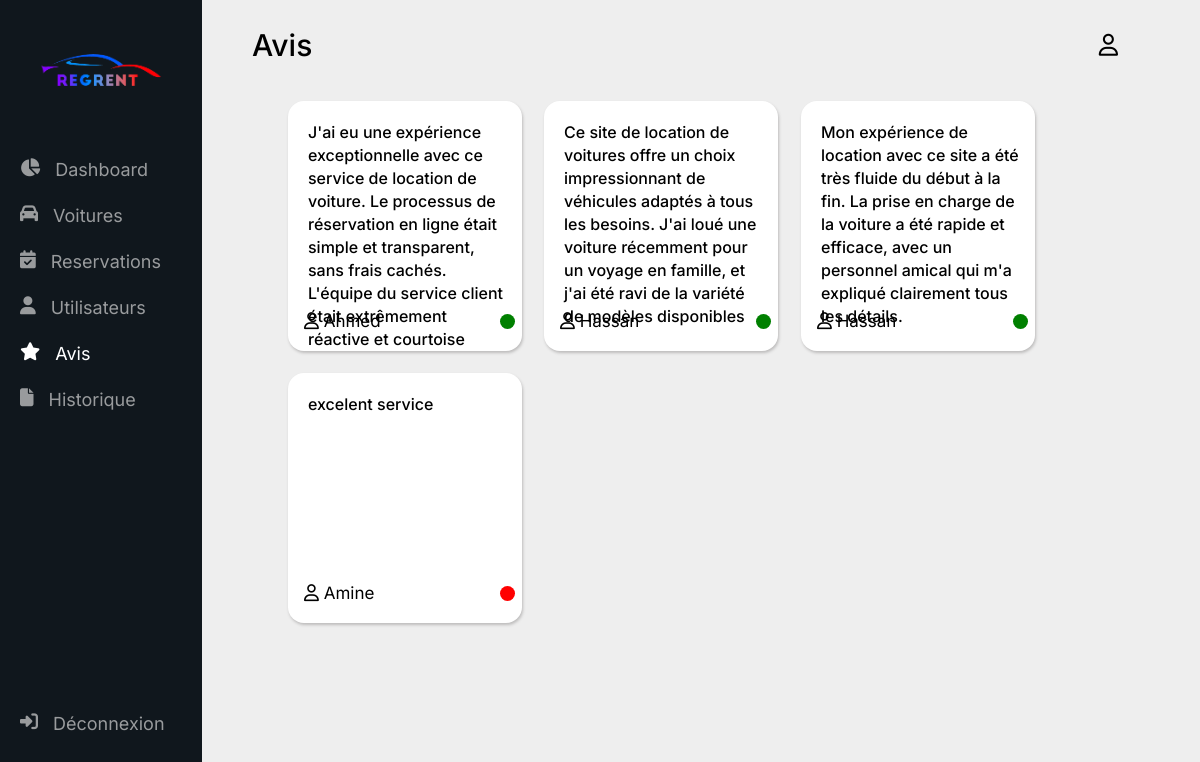
The app's page /reviews/ with its own data.
### base/models.py (models this page shows)
class Review(models.Model):
    client = models.ForeignKey(User, on_delete=models.CASCADE)
    message = models.TextField()
    show = models.BooleanField(default=False)
    created = models.DateField(auto_now_add=True)
    class Meta():
        ordering = ['-created']

### base/views.py (the view, shortened to what this page needs)
# urls.py: path("reviews/", views.reviews, name="reviews"),
def reviews(request):
    shown = Review.objects.filter(show=True)
    not_shown = Review.objects.filter(show=False)
    context = {
        'shown': shown,
        'not_shown': not_shown
    }
    return render(request, 'base/reviews.html', context)

### base/templates/base/reviews.html (shortened to what this page needs)
{% load static %}
<!DOCTYPE html>
<html lang="en">
<head>
    <link rel="stylesheet" href="{% static 'style/style.css' %}">
    <link rel="stylesheet" href="https://cdnjs.cloudflare.com/ajax/libs/font-awesome/6.5.1/css/all.min.css">
</head>
<body>
    <div class="page">
        <div class="sideBar">
            <a href="{% url 'landing' %}"><img  style="height: 60px; margin: 40px 40px;" src="{% static 'images/car-logo.png' %}" alt=""></a>
            <ul>
                <li>
                    <a href="{% url 'dashboard' %}">
                        <i class="fa-solid fa-chart-pie"></i>
                        <span>Dashboard</span>
                    </a>
                </li>
                <li>
                    <a href="{% url 'cars' %}">
                        <i class="fa-solid fa-car"></i>
                        <span>Voitures</span>
                    </a>
                </li>
                <li class="active">
                    <a href="{% url 'reservation' %}">
                        <i class="fa-solid fa-calendar-check"></i>
                        <span>Reservations</span>
                    </a>
                </li>
                <li>
                    <a href="{% url 'users' %}">
                        <i class="fa-solid fa-user"></i>
                        <span>Utilisateurs</span>
                    </a>
                </li>
                <li>
                    <a class="active" href="{% url 'reviews' %}">
                        <i class="fa-solid fa-star"></i>
                        <span>Avis</span>
                    </a>
                </li>
                <li>
                    <a href="{% url 'logs' %}">
                        <i class="fa-solid fa-file"></i>
                        <span>Historique</span>
                    </a>
                </li>
                <li class="log-out">
                    <a href="{% url 'logout' %}">
                        <i class="fa-solid fa-right-to-bracket"></i>
                        <span>Déconnexion</span>
                    </a>
                </li>
            </ul>
        </div>
        <div class="dashboard">
            <header>
                <div class="container">
                    <h2>Avis</h2>
                    <ul>
                        <li><a href="{% url 'landing' %}"><i class="fa-regular fa-user"></i></a></li>
                    </ul>
                </div>
            </header>
            <div class="avis-container">
                {% for review in shown %}
                <div class="avis">
                    <div class="message">
                        {{ review.message }}
                    </div>
                    <div class="user-name">
                        <span><i class="fa-regular fa-user"></i> {{ review.client }}</span>
   <div class="isShow" style="background-color: green;"></div>
                    </div>
                </div>
                {% endfor %}
                {% for review in not_shown %}
                <div class="avis">
                    <div class="message">
                        {{ review.message }}
                    </div>
                    <div class="user-name">
                        <span><i class="fa-regular fa-user"></i> {{ review.client }}</span>
   <div class="isShow" style="background-color: red;"></div>
                    </div>
                </div>
                {% endfor %}
            </div>
        </div>
    </div>
</body>
</html>

### static/style/style.css (style rules this page uses)
:root { --dashColor: #10171D; --orange: linear-gradient(to right, #FFA978, #FF852C); --white: linear-gradient(to right, #E0E0E0, #FFF); --green: linear-gradient(to right, #6CE778, #08D611); --blue: linear-gradient(to right, #6B71FF, #0B23FF); --Main-font: inter; }
* { padding: 0; margin: 0; font-family: var(--Main-font); box-sizing: border-box; text-decoration: none; list-style: none; }
html { scroll-behavior: smooth; }
a { color: #000; }
.page { width: 100%; background: #eee; display: flex; max-height: 100vh; overflow-y: auto; }
.page .sideBar { width: 240px; background: var(--dashColor); height: 100vh; position: sticky; top: 0; }
.page .sideBar ul { height: 75%; position: relative; }
.page .sideBar ul li a { display: block; color: #e0e0e0a9; padding: 10px 20px; margin: 5px 0; display: flex; gap: 15px; font-size: 18px; }
.page .sideBar ul li a.active { color: #FFF; }
.page .sideBar ul li.log-out { position: absolute; bottom: 0; width: 100%; }
.page .dashboard { width: 100%; height: 90px; }
.page .dashboard header .container { width: 90%; margin: auto; display: flex; justify-content: space-between; align-items: center; height: 90px; }
.page .dashboard header .container h2 { font-weight: 500; font-size: 30px; }
.page .dashboard header .container ul { display: flex; align-items: center; }
.page .dashboard header .container ul li a { color: #000; font-size: 21px; margin-right: 25px; }
.page .dashboard header .container ul li a i { font-size: 22px; margin: 0 7px; }
.avis-container { width: 85%; margin: auto; display: flex; flex-wrap: wrap; }
.avis-container .avis { width: calc(30% - 20px); height: 250px; background: #FFF; box-shadow: 1px 2px 3px #bdbcbc; margin: 11px; border-radius: 16px; position: relative; overflow: hidden; padding: 20px; opacity: 0; transform: scale(0.75); animation-name: avis-animation; animation-delay: 0.2s; animation-duration: 0.2s; animation-fill-mode: forwards; transition: 0.2s ease-in-out; }
.avis-container .avis .message { position: absolute; top: 12; width: 85%; margin: auto; font-weight: 500; line-height: 23px; }
.avis-container .avis .user-name { position: absolute; bottom: 25px; left: 16px; font-size: 17px; width: 90%; height: 10px; display: flex; gap: 13px; justify-content: space-between; align-items: center; }
.isShow { height: 15px; width: 15px; border-radius: 50%; }

### records on screen
Review: message "J'ai eu une expérience exceptionnelle avec ce service de location de voiture. Le processus de réservation en ligne était simple et transparent, sans frais cachés. L'équipe du service client était extrêmement réactive et courtoise", client "Ahmed"
Review: message "Ce site de location de voitures offre un choix impressionnant de véhicules adaptés à tous les besoins. J'ai loué une voiture récemment pour un voyage en famille, et j'ai été ravi de la variété de modèles disponibles", client "Hassan"
Review: message "Mon expérience de location avec ce site a été très fluide du début à la fin. La prise en charge de la voiture a été rapide et efficace, avec un personnel amical qui m'a expliqué clairement tous les détails.", client "Hassan"
Review: message "excelent service", client "Amine"
